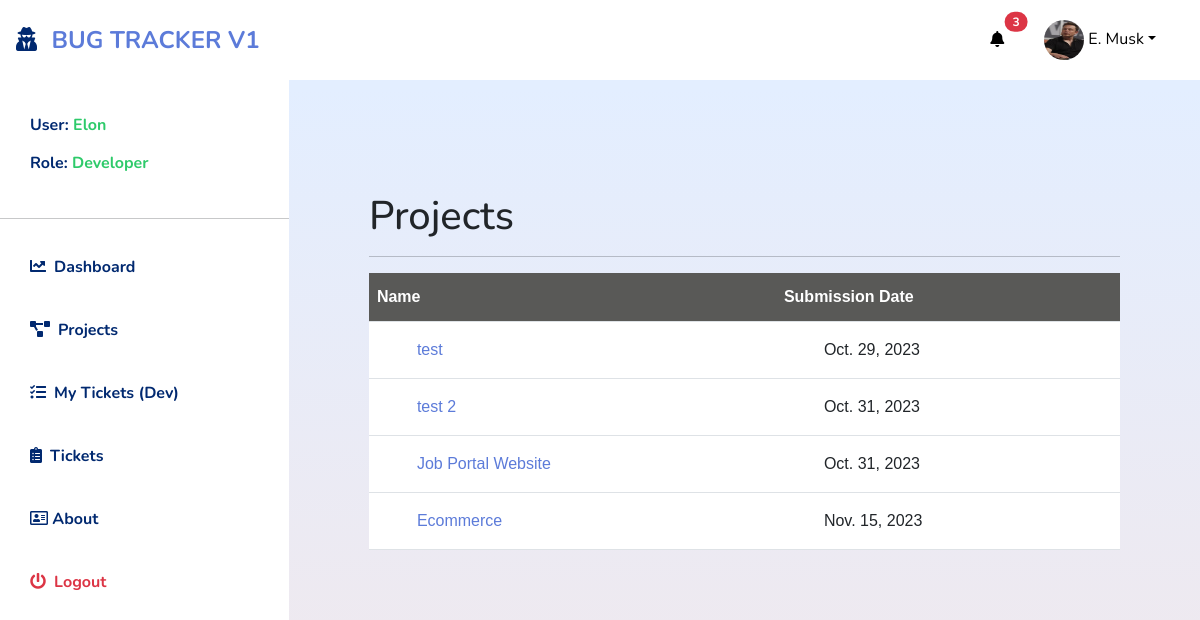
The page /bugtracker/projects/ (signed in) on the database its author committed.
### accounts/models.py (models this page shows, shortened)
class EmployeeProfile(models.Model):
  user = models.OneToOneField(User, on_delete=models.CASCADE, related_name='profile')
  employee_id = models.CharField(max_length=128, blank=True)
  first_name = models.CharField(max_length=200, blank=True)
  last_name = models.CharField(max_length=200, blank=True)
  email = models.EmailField(max_length=200, blank=True)
  role = models.ForeignKey(Role,on_delete=models.CASCADE)
  avatar = models.ImageField(default='avatar.png', upload_to='avatars/', blank=True)
  phone_number = models.CharField(max_length=50, blank=True)
  updated = models.DateTimeField(auto_now=True)
  created = models.DateTimeField(auto_now_add=True)
  class Meta:
    ordering = ('-created',)
  def get_fullname(self):
    return self.first_name + " " + self.last_name

class Role(models.Model):
  role = models.CharField(max_length=50)

### bugtrackerapp/models.py (models this page shows, shortened)
class Project(models.Model):
  name = models.CharField(max_length=200,null=True,blank=True)
  description = models.TextField(null=True,blank=True)
  submission_date = models.DateField(blank=True, null=True)
  assigned_members = models.ManyToManyField(EmployeeProfile)
  updated = models.DateTimeField(auto_now=True)
  created = models.DateTimeField(auto_now_add=True)
  def __str__(self):
    return self.name

### bugtrackerapp/views.py (the view)
# urls.py: path('projects/', views.projects_view, name='projects_view'),
@login_required(login_url="/")
def projects_view(request):
  projects = Project.objects.all().order_by('-created')
  return render(request, 'bugtrackerapp/projects.html', {'projects':projects})

### bugtrackerapp/context_processors.py (called while the page is built)
def my_context_processor(request):
  try:
    notification = Notification.objects.filter(notif_receiver=request.user.profile)
  except:
    notification = None
  return {
    'notification':notification,
  }

### bugtrackerapp/models.py (called while the page is built)
  def __str__(self):
    return self.title

### bugtrackerapp/templates/bugtrackerapp/projects.html (shortened to what this page needs)
{% extends 'base.html' %}
{% load static %}
{% block content %}
<h1>Projects</h1>
<hr>
<div class="draft-table">
  <table class="table" id="dataTableProjects">
    <thead>
      <tr>
        <th scope="col">Name</th>
        <th scope="col">Submission Date</th>
      </tr>
    </thead>
    <tbody>
      {% for project in projects %}
      <tr>
        <td>
          <a href="{% url 'bugtracker:project_detail' project.id %}">{{project}}</a>
        </td>
        <td>
          {{project.submission_date}}
        </td>
      </tr>
      {% endfor %}
    </tbody>
  </table>
</div>
{% endblock content %}

### templates/includes/navbartop.html (shortened to what this page needs)
{% load static %}
{% if user.is_authenticated %}
<div class="navbar-top">
  <div class="sidebar-heading text-center py-4 primary-text fs-4 fw-bold text-uppercase border-bottom"><i
      class="fas fa-user-secret me-2"></i>
    <a href="{% url 'bugtracker:home' %}">Bug Tracker V1</a>
  </div>
  <div class="navbar-menus">
    <div class="dropdown">
      <a class="btn btn-secondary" href="#" role="button" data-bs-toggle="dropdown" aria-expanded="false">
        <i class="fas fa-bell"></i>
        <span class="position-absolute top-0 start-100 translate-middle badge rounded-pill bg-danger">
          {{notification.count}}
        </span>
      </a>
    </div>
    <div class="dropdown dropdown-account">
      <a class="btn btn-secondary dropdown-account-toggle" href="#" role="button" data-bs-toggle="dropdown"
        aria-expanded="false">
        {% if request.user.profile.avatar %}
          <img src="{{request.user.profile.avatar.url}}" alt="profile pic" class="dropdown-account-profile-pic">
        {% endif %}
        <span class=" dropdown-toggle">{{request.user.profile.first_name.0|title}}.
          {{request.user.profile.last_name|capfirst}}</span>
      </a>
    </div>
  </div>
</div>
{% endif %}

### templates/includes/navbar.html (shortened to what this page needs)
{% load static %}
<div class="d-flex" id="wrapper">
        <div class="bg-white main-navbar" id="sidebar-wrapper">
                <div class="list-group list-group-flush my-3">
                        {% if user.is_authenticated %}
                        <h6 class="list-group-item list-group-item-action bg-transparent second-text active">
                                User: <span style="color: #2ECA6A;">{{request.user.profile.first_name|title}}</span>
                                <br>
                                <br>
                                Role: <span style="color: #2ECA6A;">{{request.user.profile.role.role}}</span>
                        </h6>
                        <hr>
                        <a href="{% url 'bugtracker:home' %}"
                                class="list-group-item list-group-item-action bg-transparent second-text active"><i
                                        class="fas fa-chart-line me-2"></i>Dashboard</a>
                        <a href="{% url 'bugtracker:projects_view' %}"
                                class="list-group-item list-group-item-action bg-transparent second-text fw-bold active"><i
                                        class="fas fa-project-diagram me-2"></i>Projects</a>
                        {% if request.user.profile.role.role == "Developer" %}
                        <a href="{% url 'bugtracker:tickets_tester' %}"
                                class="list-group-item list-group-item-action bg-transparent second-text fw-bold active"><i
                                        class="fas fa-tasks me-2"></i>My Tickets (Dev)</a>
                        {% endif %}
                        <a href="{% url 'bugtracker:tickets_view' %}"
                                class="list-group-item list-group-item-action bg-transparent second-text fw-bold active"><i
                                        class="fas fa-clipboard-list me-2"></i>Tickets</a>
                        {% endif %}
                        {% if user.is_authenticated %}
                        <a href="{% url 'bugtracker:about' %}"
                                class="list-group-item list-group-item-action bg-transparent fw-bold active">
                                <i class="far fa-address-card"></i> About
                        </a>
                        <a href="{% url 'accounts:logout_view' %}"
                                class="list-group-item list-group-item-action bg-transparent text-danger fw-bold active"><i
                                        class="fas fa-power-off me-2"></i>Logout</a>
                        {% endif %}
                </div>
        </div>

### templates/base.html (style rules this page uses)
:root { --main-bg-color: #012970; --main-text-color: #012970; --second-text-color: #bbbec5; --second-bg-color: #c1efde; }
body { font-family: 'Nunito', sans-serif; }
.sidebar-heading { border: none !important; }
.navbar-top { z-index: -9999 !important; display: flex; justify-content: space-between; align-items: center; padding: 0.5rem 1rem; height: 5rem; }
.dropdown { border: none; margin-right: 1rem; }
.dropdown>a { background: #fff; color: #000; width: 100%; border: none; }
.navbar-menus { display: flex; align-items: center; }
.dropdown-account-toggle { width: 100% !important; }
.dropdown-account-profile-pic { width: 40px; height: 40px; border-radius: 50%; }
a { color: #5C7BD9; text-decoration: none; }
.primary-text { color: var(--main-text-color); }
.second-text { color: var(--second-text-color); }
#wrapper { overflow-x: hidden; background: #F5F8FE; }
#sidebar-wrapper { min-height: 100vh; margin-left: -15rem; -webkit-transition: margin 0.25s ease-out; -moz-transition: margin 0.25s ease-out; -o-transition: margin 0.25s ease-out; transition: margin 0.25s ease-out; }
.main-navbar { z-index: 999 !important; width: 400px; }
.list-group-item { border: none; padding: 20px 30px; width: 100%; }
.list-group-item.active { color: var(--main-text-color); font-weight: bold; border: none; }
@media (min-width: 768px) { #sidebar-wrapper { margin-left: 0; } }
#dataTableProjects { font-family: Arial, Helvetica, sans-serif; border-collapse: collapse; width: 100%; }
#dataTableProjects th { background-color: #595957 !important; }
#dataTableProjects td, #draft-table th { padding: 1rem 3rem; }
#dataTableProjects tr:nth-child(even) { background-color: #fafafa; }
#dataTableProjects th { padding-top: 12px; padding-bottom: 12px; text-align: left; background-color: #ccc; color: white; }
.navbar-top { display: flex; justify-content: space-between; padding: 0.50rem 1rem; }

### rows shown on the page
Project: name "test", submission_date "Oct. 29, 2023"
Project: name "test 2", submission_date "Oct. 31, 2023"
Project: name "Job Portal Website", submission_date "Oct. 31, 2023"
Project: name "Ecommerce", submission_date "Nov. 15, 2023"

### other values the page prints
{{ notification.count }} "3"
{{ request.user.profile.first_name.0|title }} "E"
{{ request.user.profile.last_name|capfirst }} "Musk"
{{ request.user.profile.first_name|title }} "Elon"
{{ request.user.profile.role.role }} "Developer"
